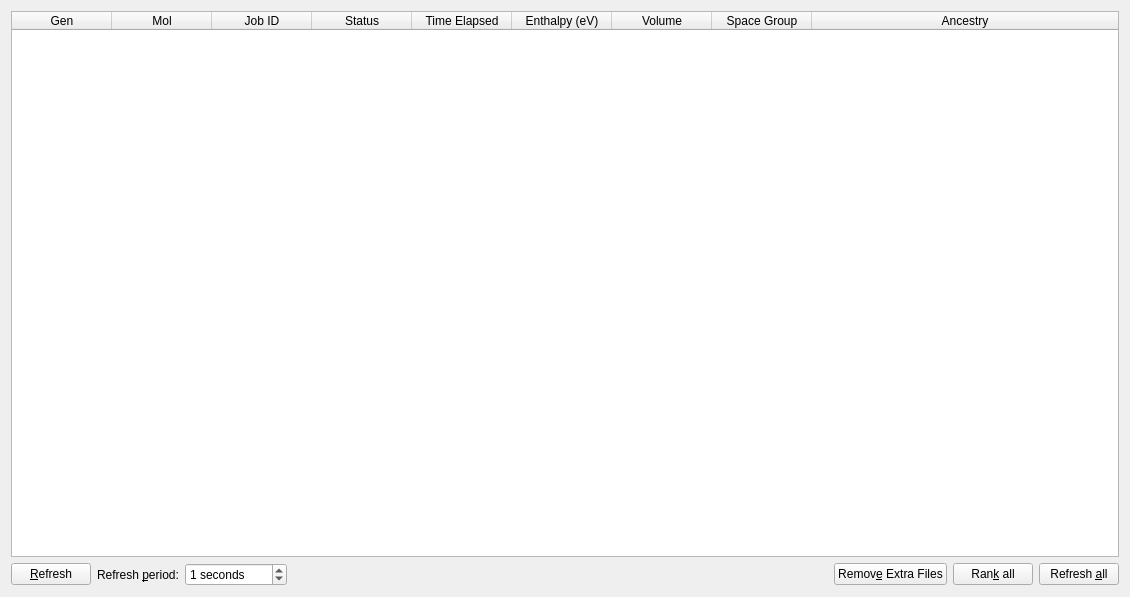
<?xml version="1.0" encoding="UTF-8"?>
<ui version="4.0">
 <class>Tab_Progress</class>
 <widget class="QWidget" name="Tab_Progress">
  <property name="geometry">
   <rect>
    <x>0</x>
    <y>0</y>
    <width>1130</width>
    <height>597</height>
   </rect>
  </property>
  <property name="windowTitle">
   <string>Form</string>
  </property>
  <layout class="QGridLayout" name="gridLayout">
   <item row="0" column="0" colspan="7">
    <widget class="QTableWidget" name="table_list">
     <property name="sortingEnabled">
      <bool>true</bool>
     </property>
     <property name="contextMenuPolicy">
      <enum>Qt::CustomContextMenu</enum>
     </property>
     <property name="editTriggers">
      <set>QAbstractItemView::NoEditTriggers</set>
     </property>
     <property name="alternatingRowColors">
      <bool>true</bool>
     </property>
     <property name="selectionMode">
      <enum>QAbstractItemView::SingleSelection</enum>
     </property>
     <property name="selectionBehavior">
      <enum>QAbstractItemView::SelectRows</enum>
     </property>
     <attribute name="horizontalHeaderStretchLastSection">
      <bool>true</bool>
     </attribute>
     <column>
      <property name="text">
       <string>Gen</string>
      </property>
     </column>
     <column>
      <property name="text">
       <string>Mol</string>
      </property>
     </column>
     <column>
      <property name="text">
       <string>Job ID</string>
      </property>
     </column>
     <column>
      <property name="text">
       <string>Status</string>
      </property>
     </column>
     <column>
      <property name="text">
       <string>Time Elapsed</string>
      </property>
     </column>
     <column>
      <property name="text">
       <string>Enthalpy (eV)</string>
      </property>
     </column>
     <column>
      <property name="text">
       <string>Volume</string>
      </property>
     </column>
     <column>
      <property name="text">
       <string>Space Group</string>
      </property>
     </column>
     <column>
      <property name="text">
       <string>Ancestry</string>
      </property>
     </column>
    </widget>
   </item>
   <item row="2" column="0">
    <widget class="QPushButton" name="push_refresh">
     <property name="sizePolicy">
      <sizepolicy hsizetype="Fixed" vsizetype="Fixed">
       <horstretch>0</horstretch>
       <verstretch>0</verstretch>
      </sizepolicy>
     </property>
     <property name="text">
      <string>&amp;Refresh</string>
     </property>
    </widget>
   </item>
   <item row="2" column="1">
    <widget class="QLabel" name="label_36">
     <property name="text">
      <string>Refresh &amp;period:</string>
     </property>
     <property name="buddy">
      <cstring>spin_period</cstring>
     </property>
    </widget>
   </item>
   <item row="2" column="2">
    <widget class="QSpinBox" name="spin_period">
     <property name="suffix">
      <string> seconds</string>
     </property>
     <property name="maximum">
      <number>3600</number>
     </property>
     <property name="singleStep">
      <number>1</number>
     </property>
     <property name="value">
      <number>1</number>
     </property>
    </widget>
   </item>
   <item row="2" column="3">
    <spacer name="horizontalSpacer_5">
     <property name="orientation">
      <enum>Qt::Horizontal</enum>
     </property>
     <property name="sizeHint" stdset="0">
      <size>
       <width>5</width>
       <height>20</height>
      </size>
     </property>
    </spacer>
   </item>
   <item row="2" column="4">
    <widget class="QPushButton" name="push_clear">
     <property name="text">
      <string>Remov&amp;e Extra Files</string>
     </property>
    </widget>
   </item>
   <item row="2" column="5">
    <widget class="QPushButton" name="push_rank">
     <property name="text">
      <string>Ran&amp;k all</string>
     </property>
    </widget>
   </item>
   <item row="2" column="6">
    <widget class="QPushButton" name="push_refreshAll">
     <property name="text">
      <string>Refresh &amp;all</string>
     </property>
    </widget>
   </item>
  </layout>
 </widget>
 <tabstops>
  <tabstop>table_list</tabstop>
  <tabstop>push_clear</tabstop>
  <tabstop>spin_period</tabstop>
 </tabstops>
 <resources/>
 <connections/>
</ui>
